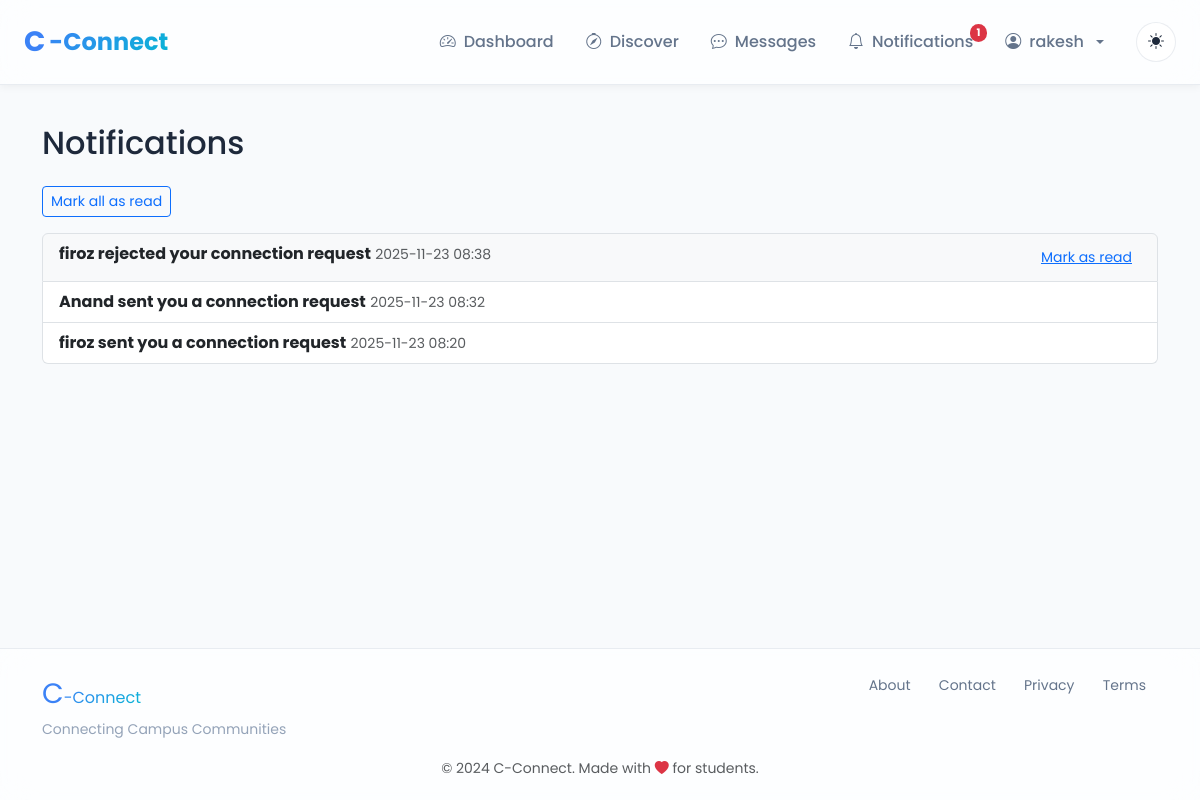
Page /notifications_list (signed in) on the earlier database version.
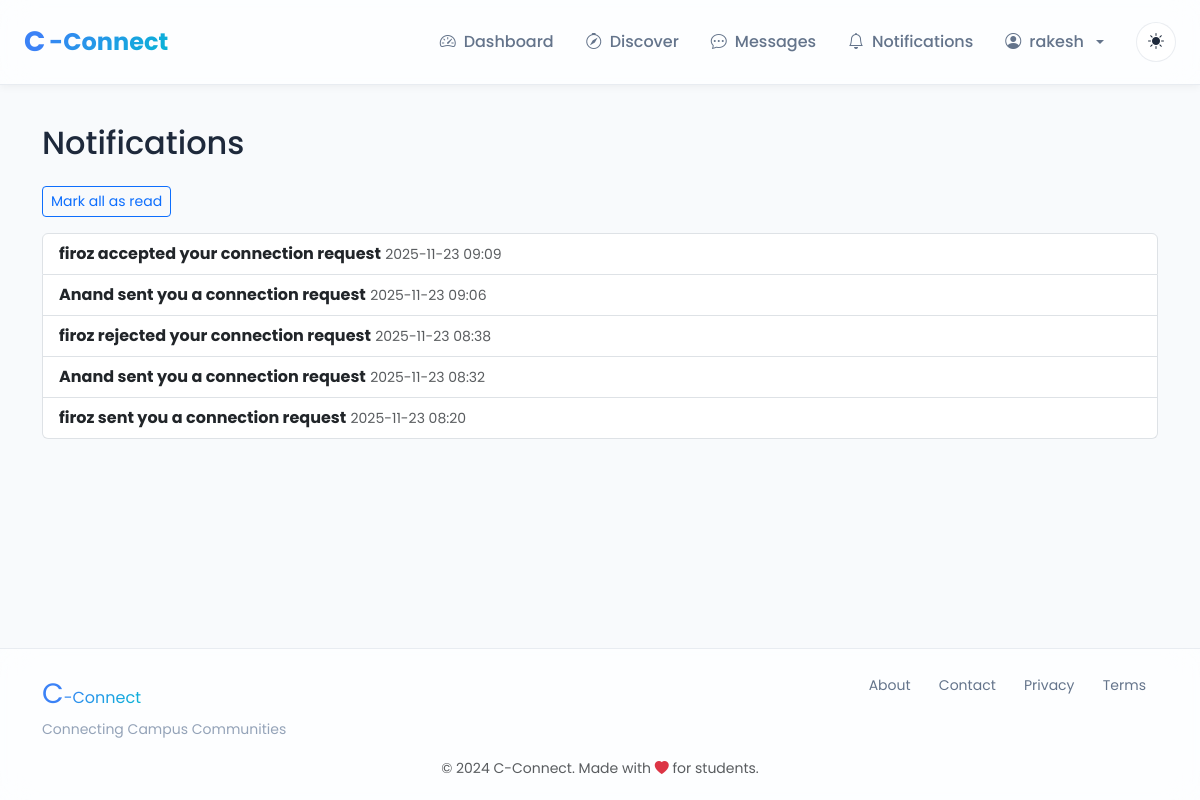
Same page on the later database version.
### models.py (models this page shows, shortened)
class User(UserMixin, db.Model):
    id = db.Column(db.Integer, primary_key=True, autoincrement=True)  # Unique identifier
    username = db.Column(db.String(100), nullable=False)  # Name of the user (later can add this unique if needed)
    email = db.Column(db.String(120), nullable=False, unique=True)  # Email of the user
    password = db.Column(db.String(200), nullable=False)  # Passwords not hashed yet (done in setup_db.py)
    created_at = db.Column(db.DateTime, default=db.func.now())  # Timestamp of account creation
    last_login = db.Column(db.DateTime, nullable=True)  # Timestamp of last login
    pass

class Notification(db.Model):
    id = db.Column(db.Integer, primary_key=True, autoincrement=True)
    user_id = db.Column(db.Integer, db.ForeignKey('user.id'), nullable=False)
    sender_id = db.Column(db.Integer, db.ForeignKey('user.id'), nullable=True)
    message = db.Column(db.String(255), nullable=False)
    is_read = db.Column(db.Boolean, default=False)
    created_at = db.Column(db.DateTime, default=db.func.now())
    user = db.relationship('User', foreign_keys=[user_id], backref='notifications')
    sender = db.relationship('User', foreign_keys=[sender_id])

### blueprints/notifications/routes.py (the view)
@notifications.route('/notifications_list')
@login_required
def notifications_list():
    notifs = Notification.query.filter_by(user_id=current_user.id) \
                .order_by(Notification.created_at.desc()) \
                .all()
    for notif in notifs:
        if not notif.is_read:
            notif.is_read = True
    db.session.commit()
    return render_template('notifications/notif_list.html', notifs=notifs)

### blueprints/auth/__init__.py (called while the page is built)
@login_manager.user_loader
def load_user(user_id):
    from models import User  # Importing User model for querying  (import here to avoid circular imports)
    return User.query.get(int(user_id))

@auth.after_app_request
def add_header(response):
    if current_user.is_authenticated and request.blueprint == 'auth':
        response.headers['Cache-Control'] = 'no-store, no-cache, must-revalidate, post-check=0, pre-check=0, max-age=0'
        response.headers['Pragma'] = 'no-cache'
        response.headers['Expires'] = '-1'
    return response

### blueprints/notifications/templates/notifications/notif_list.html (shortened to what this page needs)
{% extends "base.html" %}
{% block body %}
<div class="container py-4">
    <h2 class="mb-4">Notifications</h2>
    <a href="{{ url_for('notifications.mark_all_read') }}" class="btn btn-sm btn-outline-primary mb-3">
        Mark all as read
    </a>
    <div class="list-group">
        {% if not notifs %}
            <p class="">NO NOTIFICATIONS TO SHOW</p>
        {% else %}
            {% for n in notifs %}
            <div class="list-group-item {{ '' if n.is_read else 'bg-light' }}">
                <strong>{{ n.message }}</strong>
                <small class="text-muted">{{ n.created_at.strftime('%Y-%m-%d %H:%M') }}</small>
                {% if not n.is_read %}
                <a href="{{ url_for('notifications.mark_read', notif_id=n.id) }}" class="btn btn-sm btn-link float-end">
                    Mark as read
                </a>
                {% endif %}
            </div>
            {% endfor %}
        {% endif %}
    </div>
</div>
{% endblock %}

### templates/base.html (shortened to what this page needs)
<!DOCTYPE html>
<html lang="en">
<head>
    <link href="https://cdn.jsdelivr.net/npm/bootstrap@5.3.2/dist/css/bootstrap.min.css" rel="stylesheet">
    <link rel="stylesheet" href="https://cdn.jsdelivr.net/npm/bootstrap-icons@1.11.1/font/bootstrap-icons.css">
    <link rel="stylesheet" href="{{ url_for('static', filename='css/global.css') }}">
</head>
<body>
    <nav class="navbar navbar-expand-lg navbar-glass fixed-top">
        <div class="container-fluid px-4">
            <a class="navbar-brand brand-logo" href="{{ url_for('main.home') }}">
                <span class="brand-c">C</span><span class="brand-connect">-Connect</span>
            </a>
            <div class="collapse navbar-collapse" id="navbarNav">
                <ul class="navbar-nav ms-auto align-items-center">
                    {% if current_user.is_authenticated %}
                        <li class="nav-item">
                            <a class="nav-link" href="{{ url_for('main.dashboard') }}">
                                <i class="bi bi-speedometer2"></i> Dashboard
                            </a>
                        </li>
                        <li class="nav-item">
                            <a class="nav-link" href="{{ url_for('main.discover') }}">
                                <i class="bi bi-compass"></i> Discover
                            </a>
                        </li>
                        <li class="nav-item">
                            <a class="nav-link" href="{{ url_for('main.messages') }}">
                                <i class="bi bi-chat-dots"></i> Messages
                            </a>
                        </li>
                        <li class="nav-item position-relative">
                            <a class="nav-link" href="{{ url_for('notifications.notifications_list') }}">
                                <i class="bi bi-bell"></i>Notifications
                                {% set unread = current_user.notifications | selectattr("is_read", "equalto", False) | list %}
                                {% if unread|length > 0 %}
                                <span class="badge bg-danger rounded-pill"
                                    style="position:absolute; top:2px; right:2px; font-size: 0.65rem;">
                                    {{ unread|length }}
                                </span>
                                {% endif %}
                            </a>
                        </li>
                        <li class="nav-item dropdown">
                            <a class="nav-link dropdown-toggle" href="#" role="button" data-bs-toggle="dropdown">
                                <i class="bi bi-person-circle"></i> {{ current_user.username }}
                            </a>
                        </li>
                    {% endif %}
                    <li class="nav-item ms-3">
                        <button class="btn btn-theme-toggle" id="themeToggle" title="Toggle theme">
                            <i class="bi bi-sun-fill" id="themeIcon"></i>
                        </button>
                    </li>
                </ul>
            </div>
        </div>
    </nav>
    <main class="main-content">
        {% block body %}{% endblock %}
    </main>
    <footer class="footer-glass mt-5">
        <div class="container py-4">
            <div class="row">
                <div class="col-md-6 text-center text-md-start mb-3 mb-md-0">
                    <span class="brand-c">C</span><span class="brand-connect">-Connect</span>
                    <p class="footer-tagline mb-0">Connecting Campus Communities</p>
                </div>
                <div class="col-md-6 text-center text-md-end">
                    <a href="{{ url_for('main.about') }}" class="footer-link">About</a>
                    <a href="{{ url_for('main.contact') }}" class="footer-link">Contact</a>
                    <a href="#" class="footer-link">Privacy</a>
                    <a href="#" class="footer-link">Terms</a>
                </div>
            </div>
            <div class="row mt-3">
                <div class="col text-center">
                    <small class="text-muted">&copy; 2024 C-Connect. Made with <i class="bi bi-heart-fill text-danger"></i> for students.</small>
                </div>
            </div>
        </div>
    </footer>
</body>
</html>

### static/css/global.css (style rules this page uses)
:root { --primary-color: #3b82f6; --primary-hover: #2563eb; --secondary-color: #6366f1; --accent-color: #06b6d4; --bg-primary: #ffffff; --bg-secondary: #f8fafc; --bg-glass: rgba(255, 255, 255, 0.7); --bg-glass-hover: rgba(255, 255, 255, 0.85); --text-primary: #1e293b; --text-secondary: #64748b; --text-muted: #94a3b8; --border-color: rgba(148, 163, 184, 0.2); --shadow-sm: 0 2px 8px rgba(0, 0, 0, 0.05); --shadow-md: 0 4px 16px rgba(0, 0, 0, 0.08); --shadow-lg: 0 8px 32px rgba(0, 0, 0, 0.12); --glass-border: rgba(255, 255, 255, 0.3); --glass-shadow: 0 8px 32px 0 rgba(31, 38, 135, 0.15); }
* { margin: 0; padding: 0; box-sizing: border-box; }
body { font-family: 'Poppins', -apple-system, BlinkMacSystemFont, 'Segoe UI', sans-serif; background: var(--bg-secondary); color: var(--text-primary); transition: background 0.3s ease, color 0.3s ease; overflow-x: hidden; }
body, .navbar-glass, .glass-card, .glass-dropdown { transition: all 0.3s ease; }
.navbar-glass { background: var(--bg-glass) !important; backdrop-filter: blur(16px) saturate(180%); -webkit-backdrop-filter: blur(16px) saturate(180%); border-bottom: 1px solid var(--border-color); box-shadow: var(--shadow-sm); padding: 1rem 0; }
.brand-logo { font-size: 1.5rem; font-weight: 700; text-decoration: none; display: flex; align-items: center; gap: 0.25rem; }
.brand-c { color: var(--primary-color); font-size: 1.75rem; }
.brand-connect { color: var(--text-primary); background: linear-gradient(135deg, var(--primary-color), var(--accent-color)); -webkit-background-clip: text; -webkit-text-fill-color: transparent; background-clip: text; }
.nav-link { color: var(--text-secondary) !important; font-weight: 500; padding: 0.5rem 1rem !important; border-radius: 8px; transition: all 0.3s ease; display: flex; align-items: center; gap: 0.5rem; }
.btn-theme-toggle { background: var(--bg-glass); border: 1px solid var(--border-color); color: var(--text-primary); width: 40px; height: 40px; border-radius: 50%; display: flex; align-items: center; justify-content: center; transition: all 0.3s ease; }
.main-content { min-height: calc(100vh - 200px); padding-top: 100px; padding-bottom: 3rem; }
.footer-glass { background: var(--bg-glass); backdrop-filter: blur(16px) saturate(180%); -webkit-backdrop-filter: blur(16px) saturate(180%); border-top: 1px solid var(--border-color); margin-top: auto; }
.footer-tagline { font-size: 0.875rem; color: var(--text-muted); margin-top: 0.25rem; }
.footer-link { color: var(--text-secondary); text-decoration: none; margin: 0 0.75rem; font-size: 0.875rem; transition: color 0.3s ease; }

Differences in the rows shown:
added Notification: message "firoz accepted your connection request", created_at "2025-11-23 09:09"
added Notification: message "Anand sent you a connection request", created_at "2025-11-23 09:06"
changed Notification "firoz rejected your connection request": no longer shows "Mark as read"
Other differences:
{{ unread|length }}: "1" → (not shown)
